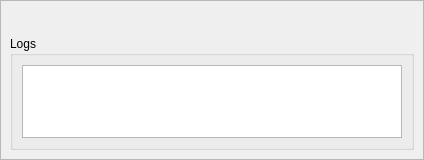
<?xml version="1.0" encoding="UTF-8"?>
<ui version="4.0">
 <class>ExecutionLogWidget</class>
 <widget class="QWidget" name="ExecutionLogWidget">
  <property name="geometry">
   <rect>
    <x>0</x>
    <y>0</y>
    <width>424</width>
    <height>160</height>
   </rect>
  </property>
  <property name="windowTitle">
   <string>Execution logs</string>
  </property>
  <layout class="QGridLayout" name="gridLayout">
   <property name="leftMargin">
    <number>0</number>
   </property>
   <property name="topMargin">
    <number>0</number>
   </property>
   <property name="rightMargin">
    <number>0</number>
   </property>
   <property name="bottomMargin">
    <number>0</number>
   </property>
   <item row="0" column="0" colspan="2">
    <widget class="QFrame" name="frame">
     <property name="frameShape">
      <enum>QFrame::StyledPanel</enum>
     </property>
     <property name="frameShadow">
      <enum>QFrame::Raised</enum>
     </property>
     <layout class="QGridLayout" name="gridLayout_3">
      <item row="0" column="0">
       <widget class="QLabel" name="lbl_execution_status">
        <property name="text">
         <string notr="true">&lt;execution_status&gt;</string>
        </property>
       </widget>
      </item>
      <item row="0" column="1">
       <widget class="QLabel" name="lbl_execution_name">
        <property name="sizePolicy">
         <sizepolicy hsizetype="Preferred" vsizetype="Fixed">
          <horstretch>0</horstretch>
          <verstretch>0</verstretch>
         </sizepolicy>
        </property>
        <property name="text">
         <string notr="true">&lt;execution_name&gt;</string>
        </property>
       </widget>
      </item>
      <item row="0" column="2">
       <spacer name="horizontalSpacer">
        <property name="orientation">
         <enum>Qt::Horizontal</enum>
        </property>
        <property name="sizeHint" stdset="0">
         <size>
          <width>11</width>
          <height>20</height>
         </size>
        </property>
       </spacer>
      </item>
      <item row="0" column="3">
       <widget class="QLabel" name="lbl_execution_time">
        <property name="sizePolicy">
         <sizepolicy hsizetype="Preferred" vsizetype="Fixed">
          <horstretch>0</horstretch>
          <verstretch>0</verstretch>
         </sizepolicy>
        </property>
        <property name="text">
         <string notr="true">&lt;execution_time&gt;</string>
        </property>
       </widget>
      </item>
      <item row="1" column="0" colspan="4">
       <widget class="QgsCollapsibleGroupBox" name="gpb_logs">
        <property name="title">
         <string>Logs</string>
        </property>
        <property name="collapsed">
         <bool>true</bool>
        </property>
        <layout class="QGridLayout" name="gridLayout_2">
         <item row="0" column="0">
          <widget class="QTextBrowser" name="tbw_logs"/>
         </item>
        </layout>
       </widget>
      </item>
     </layout>
    </widget>
   </item>
  </layout>
 </widget>
 <customwidgets>
  <customwidget>
   <class>QgsCollapsibleGroupBox</class>
   <extends>QGroupBox</extends>
   <header>qgscollapsiblegroupbox.h</header>
   <container>1</container>
  </customwidget>
 </customwidgets>
 <resources/>
 <connections/>
</ui>
